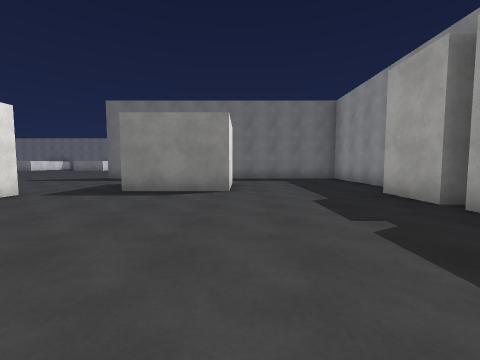
View 1 (above)

16 first-person views from a walk through a Unity game level. The camera is 1.3 m above the floor, tilts 4° down and sees 90° across. The floor is counted in squares, 2 m on a side. Each view is taken from the middle of a square. On the plan, view 1 faces up. The plan holds only what a view shows up to about 9 squares ahead; the rest is blank. The place goes on beyond the plan. Surface patterns are stand-ins for the level's own textures.

View 2
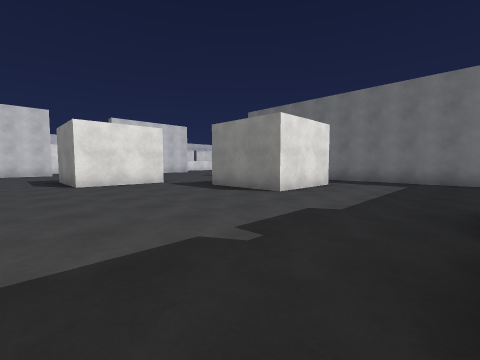

View 3
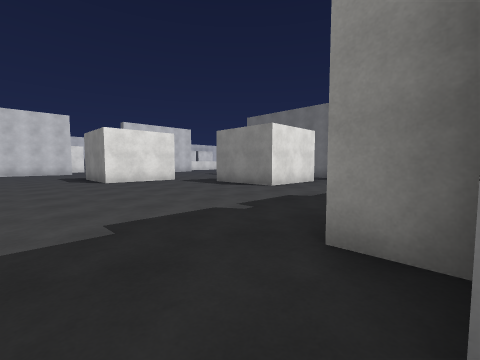

View 4
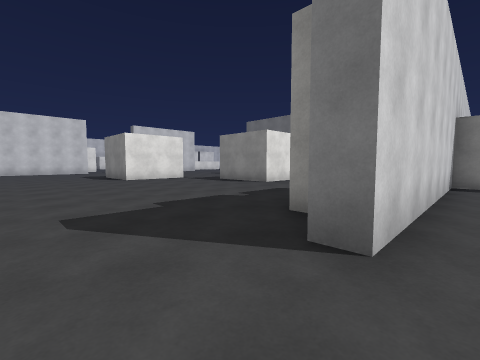

View 5
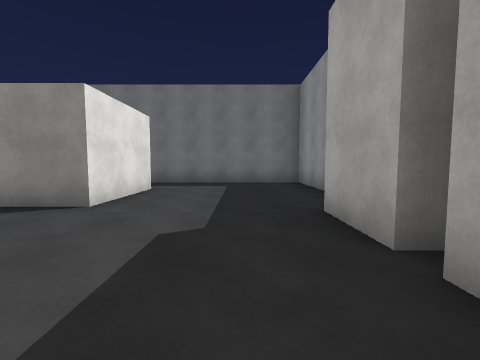

View 6
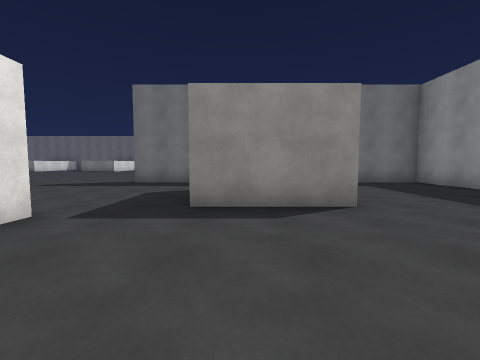

View 7
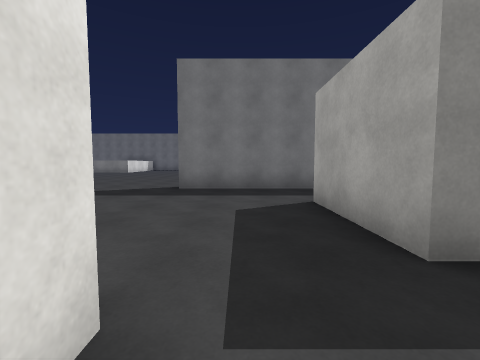

View 8
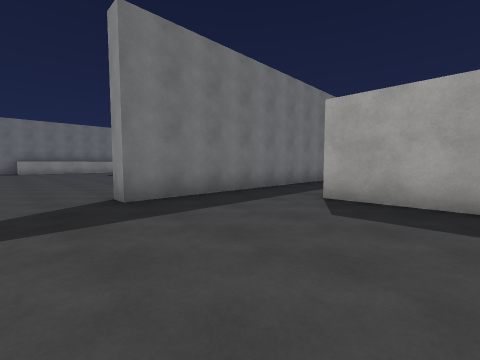

View 9
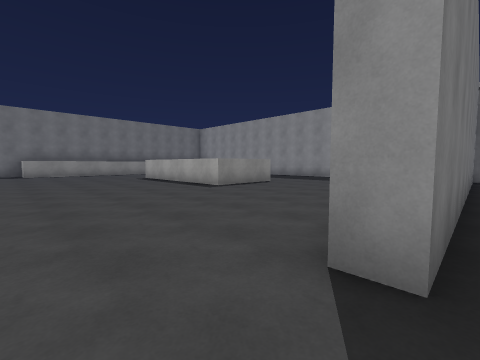

View 10
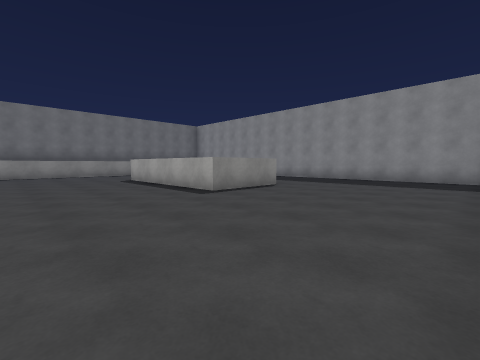

View 11
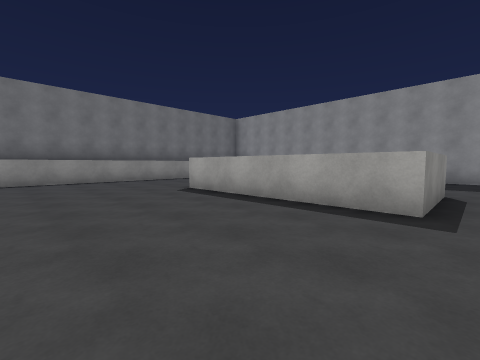

View 12
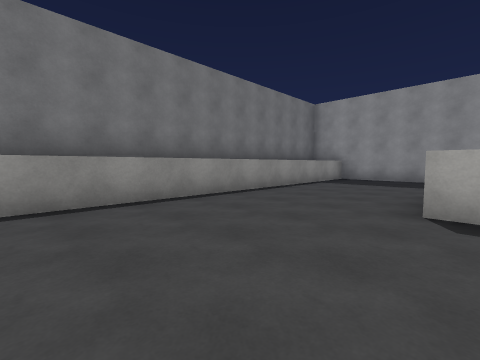

View 13
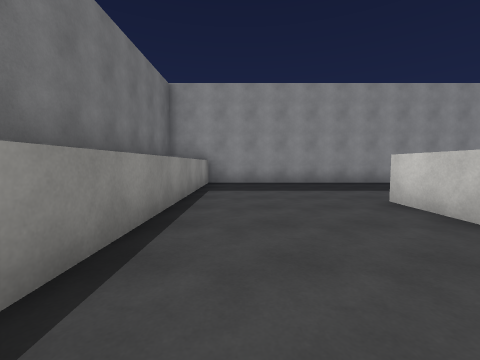

View 14
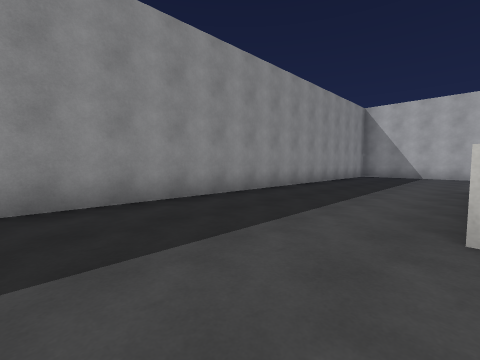

View 15
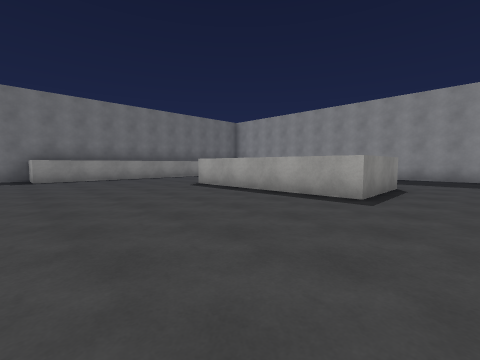

View 16
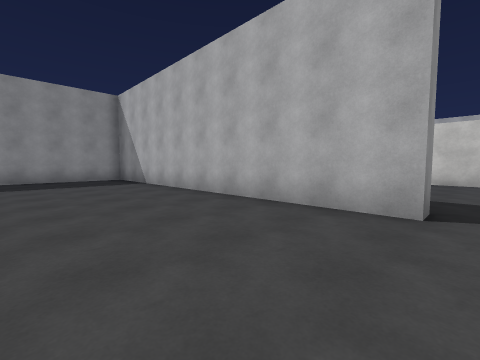

### Floor plan
Key: @ floor where view 1 was taken; # wall or solid block; . floor; ^ raised ledge.
Columns run from 7 left of view 1 to 5 right of it. Each row starts with its distance up from view 1.
 25 #########  #
 24 .^^^^^^^^^^#
 23 ...........#
 22 ...........#
 21 ...........#
 20 .....^^^...#
 19 .....^ ^...#
 18 .....^ ^...#
 17 .....^ ^...#
 16 .....^^^...#
 15 ...........#
 14 ...........#
 13 ...........#
 12 ...........#
 11 ...........#
 10 ..##########
  9 ...........#
  8 .....##....##
  7 .....##....#.
  6 .....##....#.
  5  ##........#.
  4  ##........#.
  3 ###........#.
  2 ...........#.
  1 ...........#.
  0 .......@.....
 -1 .............

Positions as (right, up) in squares from view 1, and headings:
1: (0, 0), facing up
2: (3, 1), facing up-left
3: (4, 0), facing up-left
4: (5, -1), facing up-left
5: (2, 2), facing up
6: (-2, 2), facing up
7: (-4, 4), facing up
8: (-7, 6), facing up-right
9: (-7, 10), facing up-right
10: (-6, 11), facing up-right
11: (-6, 15), facing up-right
12: (-6, 20), facing up-right
13: (-4, 23), facing right
14: (0, 23), facing down-right
15: (-7, 14), facing up-right
16: (-6, 14), facing down-right
